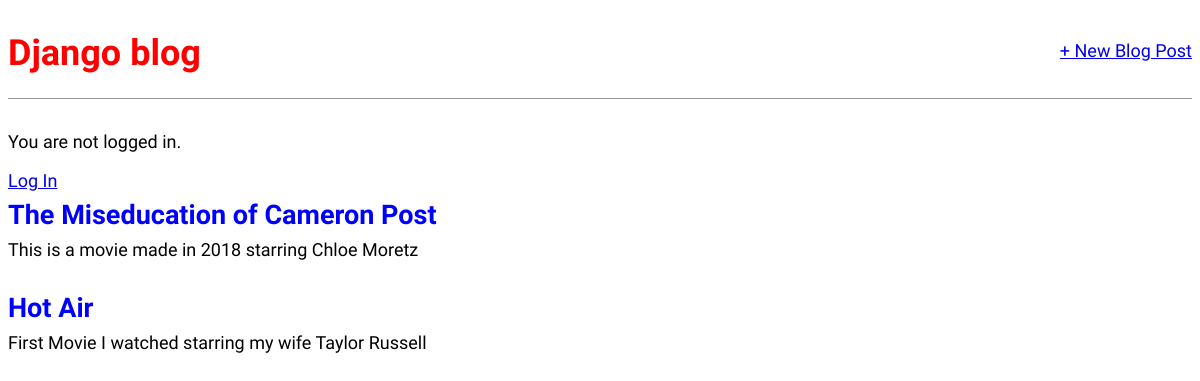
/, run on an earlier commit of the app's database.
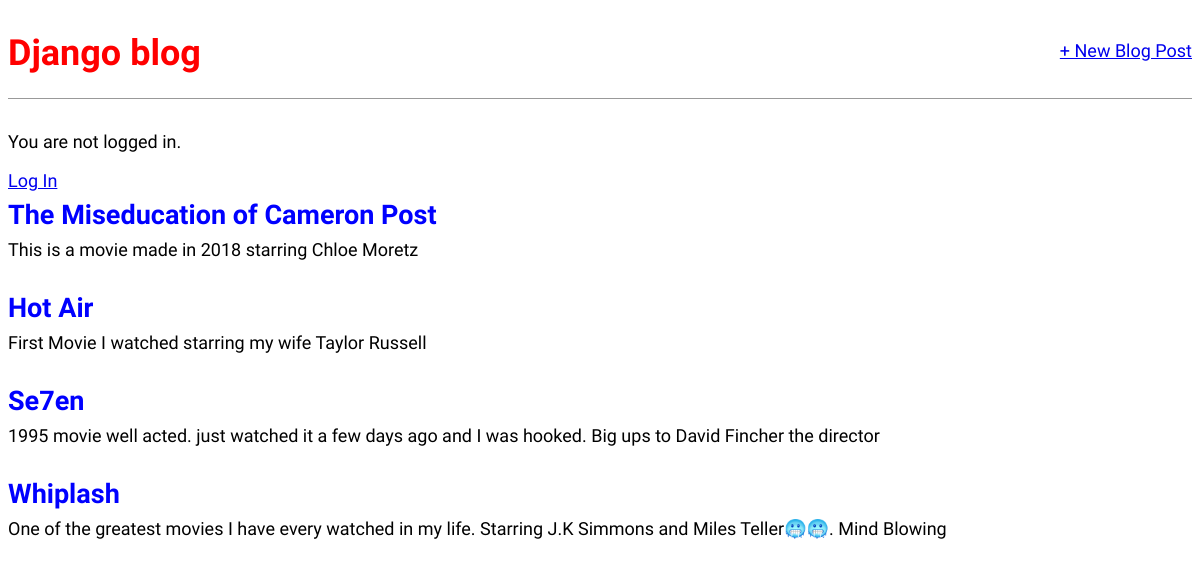
And on a later commit of the database.
### blog/models.py (models this page shows, shortened)
class Post(models.Model):
    title = models.CharField(max_length=200)
    author = models.ForeignKey(
        "auth.User",
        on_delete=models.CASCADE
    )
    body = models.TextField()

### blog/views.py (the view)
# urls.py: path("", BlogListView.as_view(), name="home"),
class BlogListView(ListView):
    model = Post
    template_name = "home.html"
    context_object_name = "all_posts_list"

### templates/home.html
{% extends "base.html" %}
{% block content %}
    {% for post in all_posts_list %}
        <div class="post-entry">
            <h2><a href="{% url 'post_detail' post.pk %}">{{post.title}}</a></h2>
            <p>{{post.body}}</p>
        </div>
    {% endfor %}
{% endblock content %}

### templates/base.html (shortened to what this page needs)
{% load static %}
<html>
    <head>
        <link rel="stylesheet" href="{% static 'css/base.css' %}">
    </head>
    <body>
        <div>
            <header>
                <div class="nav-left">
                    <h1><a href="{% url 'home' %}">Django blog</a></h1>
                </div>
                <div class="nav-right">
                    <a href="{% url 'post_new' %}">+ New Blog Post</a>
                </div>
            </header>
            {% if user.is_authenticated %}
                <p>Hi {{ user.username.title }}!</p>
                <p><a href="{% url 'logout' %}">Log out</a></p>
            {% else %}
                <p>You are not logged in.</p>
                <a href="{% url 'login' %}">Log In</a>
            {% endif %}
            {% block content %}
            {% endblock content %}
        </div>
    </body>
</html>

### static/css/base.css (style rules this page uses)
header h1 a { color: red; text-decoration: none; }
body { font-family: "Source Sans Pro", sans-serif; font-size: 18px }
header { border-bottom: 1px solid #999; margin-bottom: 2rem; display: flex; }
.nav-left { margin-right: auto; }
.nav-right { display: flex; padding-top: 2rem; }
.post-entry { margin-bottom: 2rem; }
.post-entry h2 { margin: 0.5rem 0; }
.post-entry h2 a, .post-entry h2 a:visited { color: blue; text-decoration: none; }
.post-entry p { margin: 0; font-weight: 400; }

What changed in the data, as far as the page shows it:
added Post: title "Se7en", body "1995 movie well acted. just watched it a few days ago and I was hooked. Big ups to David Fincher the director"
added Post: title "Whiplash", body "One of the greatest movies I have every watched in my life. Starring J.K Simmons and Miles Teller🥶🥶. Mind Blowing"
